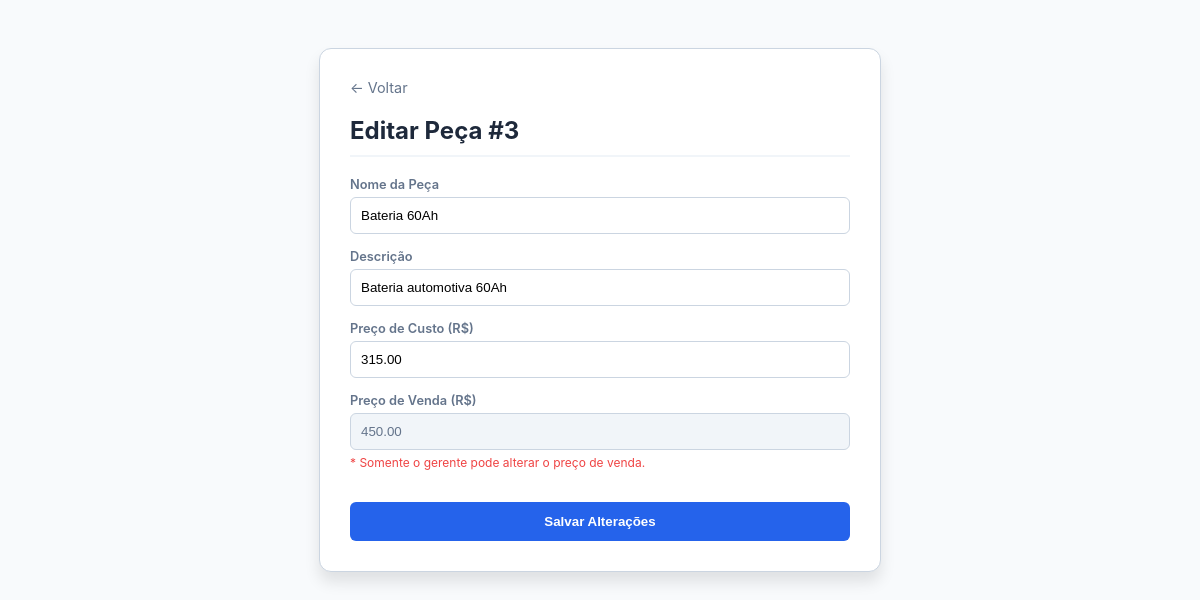
/EditarPeca.php?id=3, run on the app's committed database.
### tables this page shows
CREATE TABLE `pecas` (
  `id_peca` int(11) NOT NULL,
  `nome` varchar(100) NOT NULL,
  `descricao` varchar(150) DEFAULT NULL,
  `preco_venda` decimal(10,2) DEFAULT NULL,
  `preco_custo` decimal(10,2) DEFAULT NULL,
  `id_fornecedor` int(11) DEFAULT NULL
);

### EditarPeca.php (the view, shortened to what this page needs)
<?php
include 'conexao.php';
$id = $_GET['id'];
$resultado = $conn->query("SELECT * FROM pecas WHERE id_peca = $id");
$peca = $resultado->fetch_assoc();
?>
<!DOCTYPE html>
<html>
<head>
</head>
<body>
<div class="form-container">
    <a href="estoquista.php" class="voltar">← Voltar</a>
    <h2>Editar Peça #<?php echo $id; ?></h2>
    <form method="POST">
        <label>Nome da Peça</label>
        <input type="text" name="nome" value="<?php echo $peca['nome']; ?>" required>
        <label>Descrição</label>
        <input type="text" name="descricao" value="<?php echo $peca['descricao']; ?>">
        <label>Preço de Custo (R$)</label>
        <input type="number" step="0.01" name="preco_custo" value="<?php echo $peca['preco_custo']; ?>" required>
        <label>Preço de Venda (R$)</label>
        <input type="number" step="0.01" name="preco_venda" value="<?php echo $peca['preco_venda']; ?>"
            required <?php echo ($_SESSION['perfil'] !== 'GERENTE') ? 'readonly style="background-color: #f1f5f9; cursor: not-allowed; color: #64748b;"' : ''; ?>>
        <?php if ($_SESSION['perfil'] !== 'GERENTE'): ?>
            <p style="color: #ef4444; font-size: 12px; margin-top: 5px;">* Somente o gerente pode alterar o preço de venda.</p>
        <?php endif; ?>
        <button type="submit">Salvar Alterações</button>
    </form>
</div>
</body>
</html>

### EditarPeca.php (style rules this page uses)
body { font-family: 'Inter', sans-serif; background-color: #f8fafc; padding: 40px; }
.form-container { max-width: 500px; margin: auto; background: white; padding: 30px; border-radius: 12px; box-shadow: 0 10px 15px rgba(0,0,0,0.1); border: 1px solid #cbd5e1; }
h2 { color: #1e293b; margin-bottom: 20px; border-bottom: 2px solid #f1f5f9; padding-bottom: 10px; }
label { display: block; font-size: 0.8rem; font-weight: 600; margin-top: 15px; color: #64748b; }
input { width: 100%; padding: 10px; margin-top: 5px; border: 1px solid #cbd5e1; border-radius: 6px; box-sizing: border-box; }
button { width: 100%; background: #2563eb; color: white; padding: 12px; border: none; border-radius: 6px; cursor: pointer; font-weight: 600; margin-top: 20px; }
.voltar { display: block; margin-bottom: 20px; text-decoration: none; color: #64748b; font-size: 0.9rem; }

### data on the page
pecas: nome "Bateria 60Ah", descricao "Bateria automotiva 60Ah", preco_custo "315.00", preco_venda "450.00"

### other printed values
$id "3"
